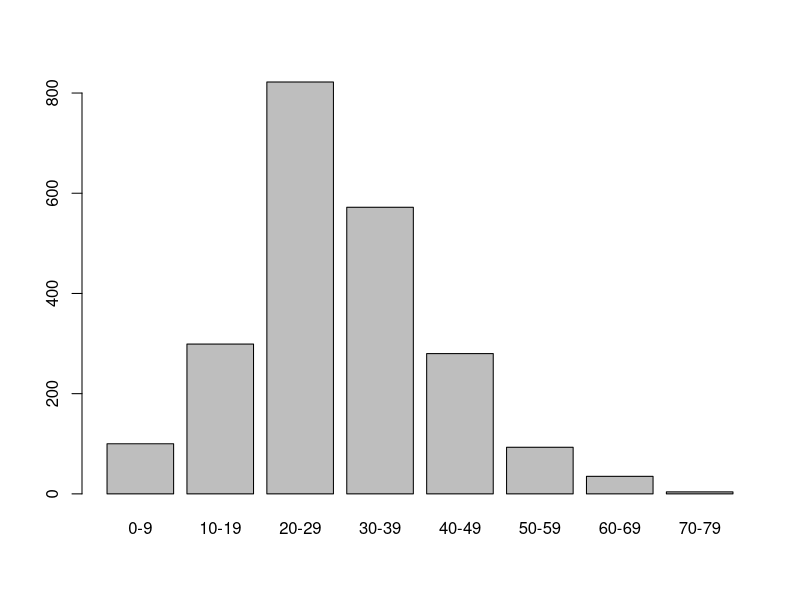
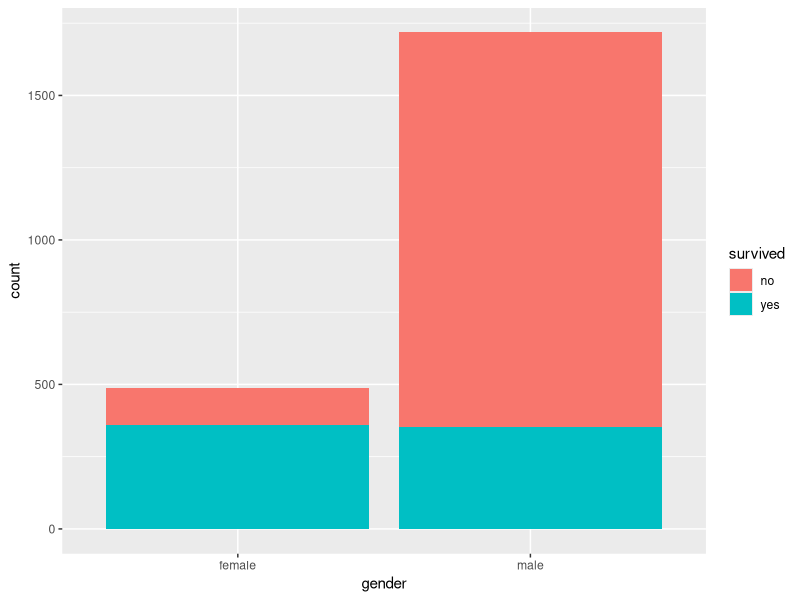
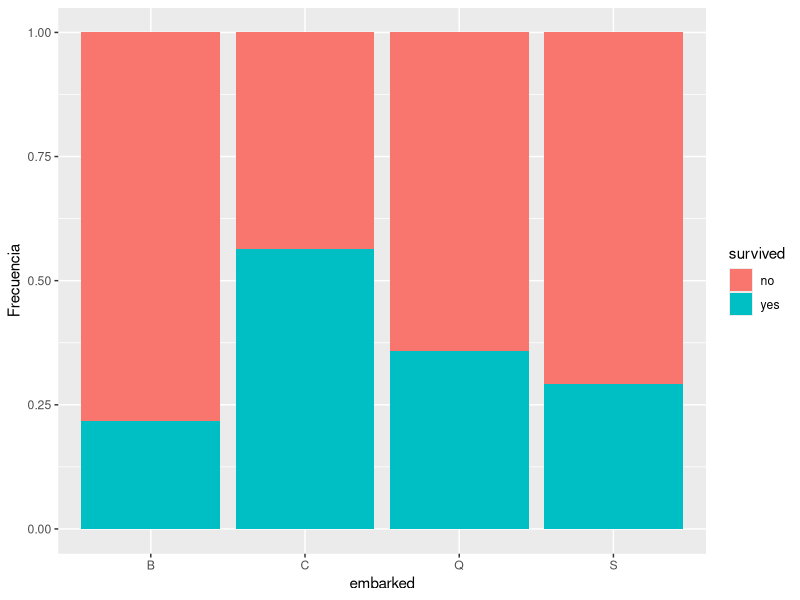
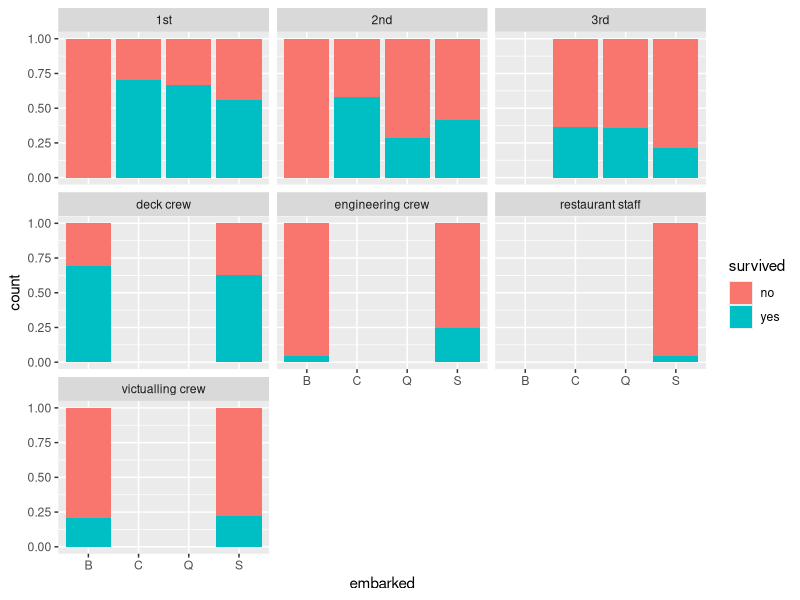
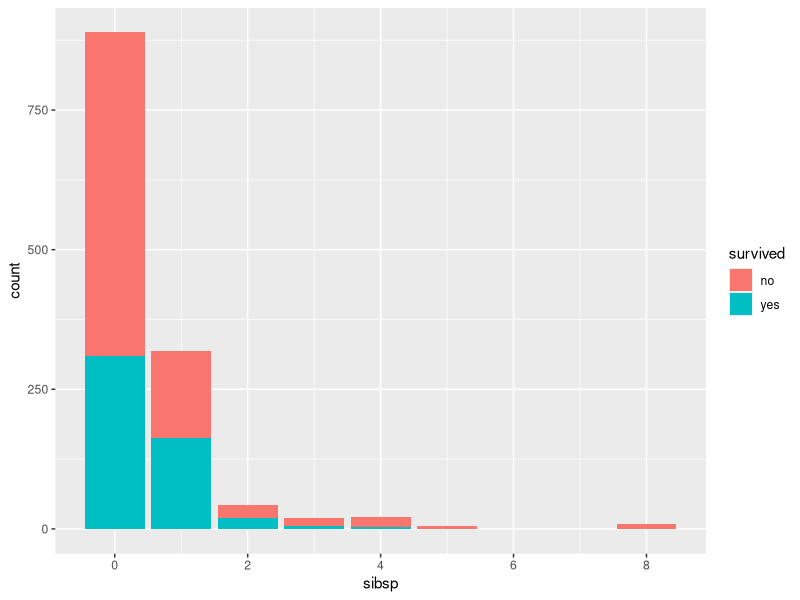
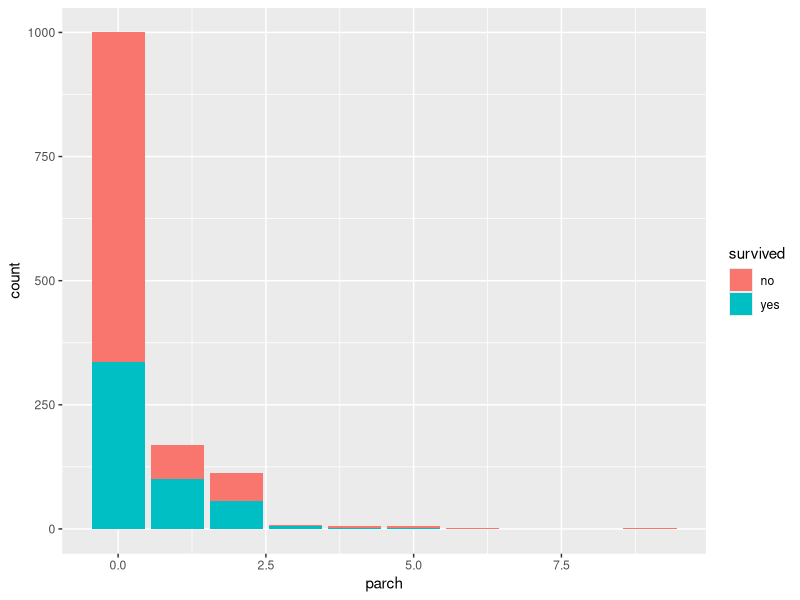
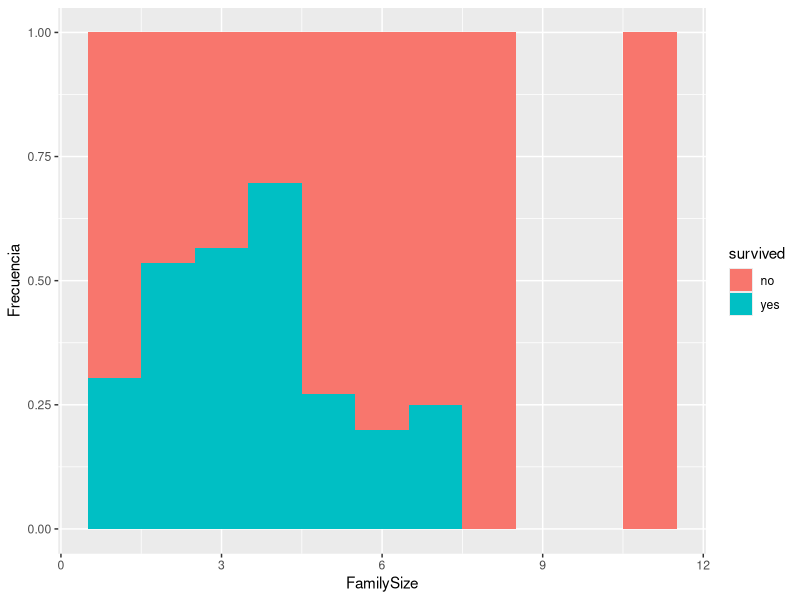
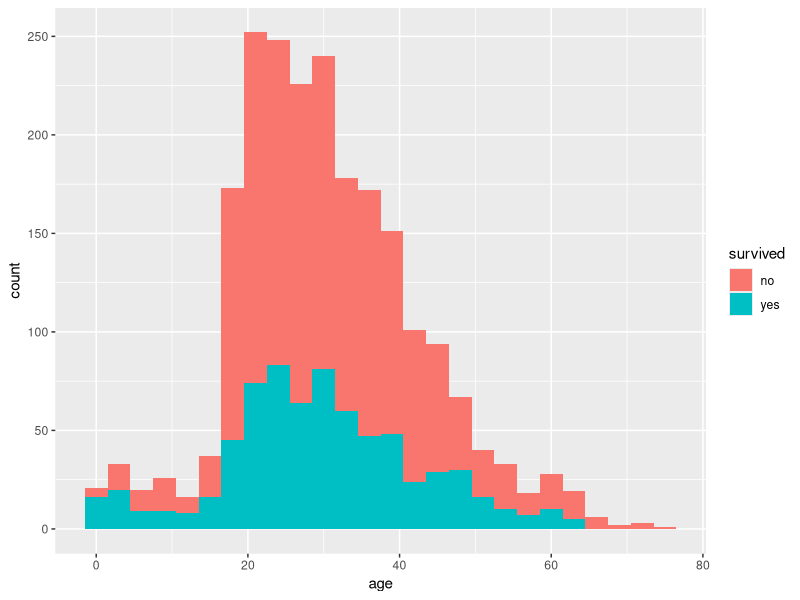

Write R code to recreate these figures, in order.
## ---- chunk 1
knitr::opts_chunk$set(echo = TRUE)
## ---- chunk 2
# Cargamos los paquetes R que vamos a usar
library(ggplot2)
library(dplyr)

# Cargamos el fichero de datos
totalData <- read.csv('titanic.csv',stringsAsFactors = FALSE)
filas=dim(totalData)[1]

# Verificamos la estructura del conjunto de datos
str(totalData)
## ---- chunk 3
#Estadísticas básicas
summary(totalData)

# Estadísticas de valores vacíos
colSums(is.na(totalData))
colSums(totalData=="")

# Tomamos valor "Desconocido" para los valores vacíos de la variable "country"
totalData$Embarked[totalData$country==""]="Desconocido"

# Tomamos la media para valores vacíos de la variable "Age"
totalData$Age[is.na(totalData$age)] <- mean(totalData$age,na.rm=T)
## ---- chunk 4
# Añadimos una variable nueva a los datos. Este valor es la edad discretizada con un método simple de intervalos de igual amplitud.
# Vemos cómo se distribuyen los valore
summary(totalData[,"age"])
# Discretizamos
totalData["segmento_edad"] <- cut(totalData$age, breaks = c(0,10,20,30,40,50,60,70,100), labels = c("0-9", "10-19", "20-29", "30-39","40-49","50-59","60-69","70-79"))
# Observamos los datos discretizados.
head(totalData)
# Vemos como se agrupan los datos.
plot(totalData$segmento_edad)
## ---- chunk 5
# Visualizamos la relación entre las variables "sex" y "survival":
ggplot(data=totalData[1:filas,],aes(x=gender,fill=survived))+geom_bar()

# Otro punto de vista. Survival como función de Embarked:
ggplot(data = totalData[1:filas,],aes(x=embarked,fill=survived))+geom_bar(position="fill")+ylab("Frecuencia")

## ---- chunk 6
t<-table(totalData[1:filas,]$embarked,totalData[1:filas,]$survived)
for (i in 1:dim(t)[1]){
    t[i,]<-t[i,]/sum(t[i,])*100
}
t
## ---- chunk 7
# Ahora, podemos dividir el gráfico de Embarked por Pclass:
ggplot(data = totalData[1:filas,],aes(x=embarked,fill=survived))+geom_bar(position="fill")+facet_wrap(~class)
## ---- chunk 8
# Survivial como función de SibSp y Parch
ggplot(data = totalData[1:filas,],aes(x=sibsp,fill=survived))+geom_bar()
ggplot(data = totalData[1:filas,],aes(x=parch,fill=survived))+geom_bar()
# Vemos como las forma de estos dos gráficos es similar. Este hecho nos puede indicar presencia de correlaciones altas.
## ---- chunk 9

# Construimos un atributo nuevo: family size.
totalData$FamilySize <- totalData$sibsp + totalData$parch +1;
totalData1<-totalData[1:filas,]
ggplot(data = totalData1[!is.na(totalData[1:filas,]$FamilySize),],aes(x=FamilySize,fill=survived))+geom_histogram(binwidth =1,position="fill")+ylab("Frecuencia")

  
## ---- chunk 10
# Survival como función de age:
ggplot(data = totalData1[!(is.na(totalData[1:filas,]$age)),],aes(x=age,fill=survived))+geom_histogram(binwidth =3)
ggplot(data = totalData1[!is.na(totalData[1:filas,]$age),],aes(x=age,fill=survived))+geom_histogram(binwidth = 3,position="fill")+ylab("Frecuencia")
## ---- chunk 11
# Cargamos el juego de datos
#datosAdult <- read.csv('http://archive.ics.uci.edu/ml/machine-learning-databases/adult/adult.data',stringsAsFactors = FALSE, header = FALSE)

# Nombres de los atributos
#names(datosAdult) <- c("age","workclass","fnlwgt","education","education-num","marital-status","occupation","relationship","race","sex","capital-gain","capital-loss","hour-per-week","native-country","income")
## ---- chunk 12
# Redacta aquí el código R para el estudio del juego de datos Adult
